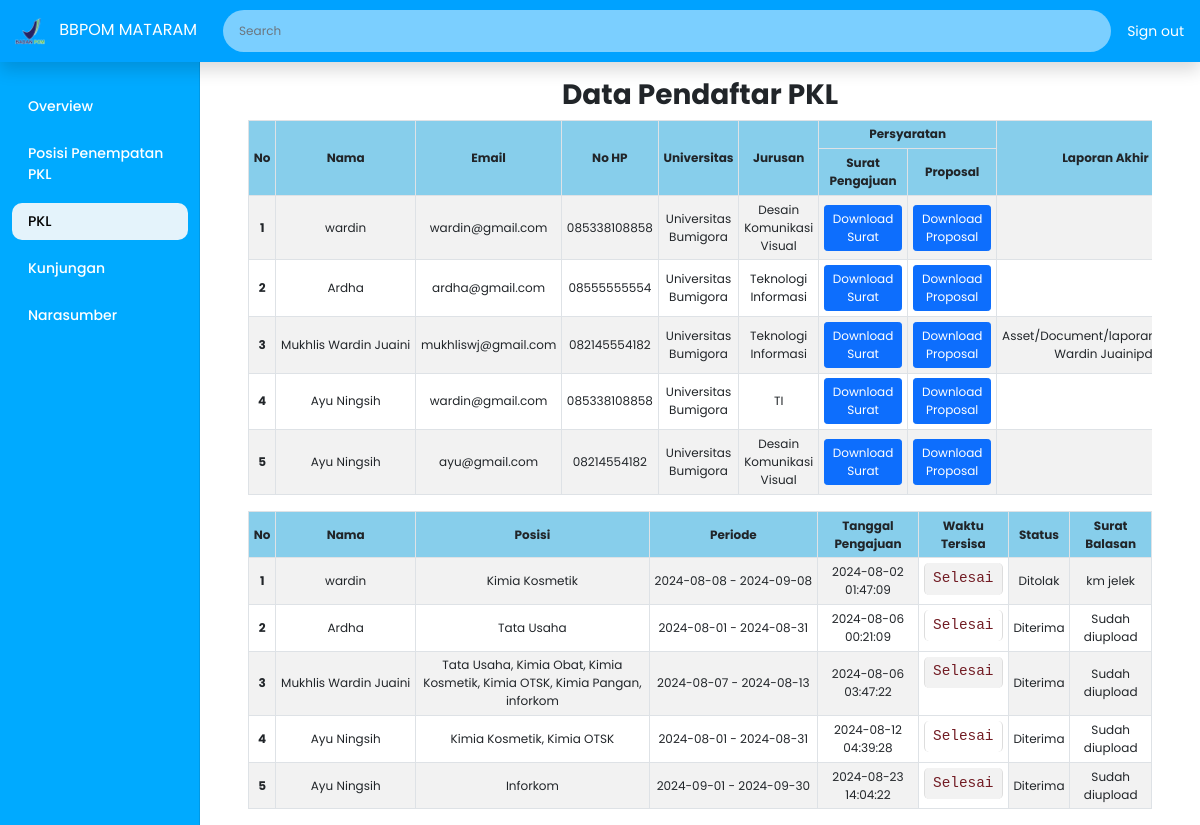
Page /admin_pkl1.php on the earlier database version.
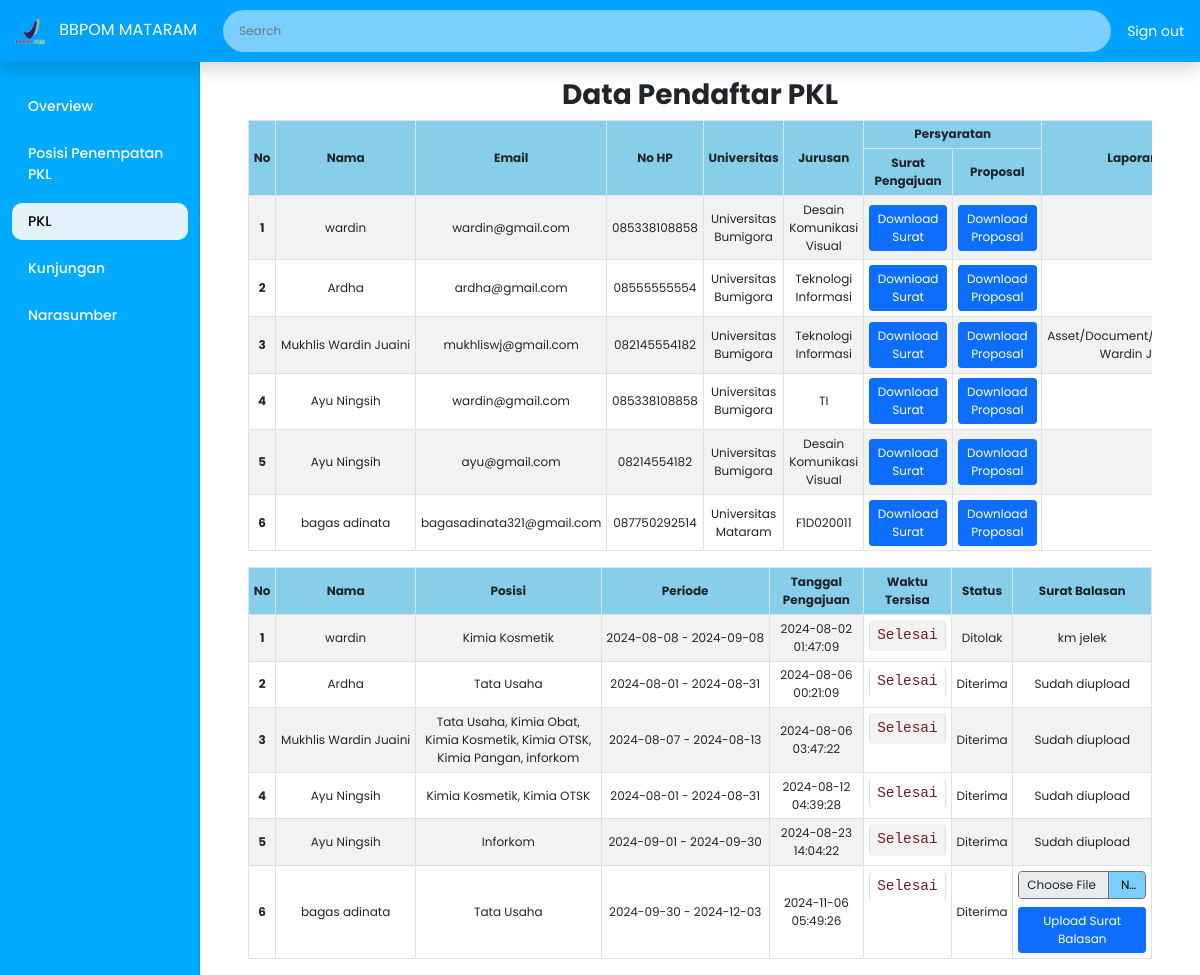
Same page on the later database version.
### tables this page shows
CREATE TABLE `pengajuan_pkl` (
  `id_pengajuan` int(11) NOT NULL,
  `nama` varchar(50) NOT NULL,
  `email` varchar(30) NOT NULL,
  `phone` varchar(20) NOT NULL,
  `university` varchar(35) NOT NULL,
  `department` varchar(50) NOT NULL,
  `posisi` varchar(100) NOT NULL,
  `periode` varchar(50) NOT NULL,
  `surat` varchar(70) NOT NULL,
  `proposal` varchar(70) NOT NULL,
  `status` varchar(30) NOT NULL,
  `surat_balasan` varchar(100) NOT NULL,
  `tanggal_pengajuan` timestamp NOT NULL DEFAULT current_timestamp(),
  `penempatan` varchar(50) NOT NULL,
  `laporan_akhir` text NOT NULL,
  `sertifikat` text NOT NULL,
  `nim` varchar(50) DEFAULT NULL
);

### admin_pkl1.php (the view, shortened to what the changed rows need)
<?php
include('koneksi.php');
$search = isset($_GET['search']) ? mysqli_real_escape_string($conn, $_GET['search']) : '';
$sql = "SELECT * FROM pengajuan_pkl WHERE
        nama LIKE '%$search%' OR
        email LIKE '%$search%' OR
        phone LIKE '%$search%' OR
        university LIKE '%$search%' OR
        department LIKE '%$search%' OR
        posisi LIKE '%$search%' OR
        periode LIKE '%$search%' OR
        status LIKE '%$search%'";
$result = mysqli_query($conn, $sql);
$sql2 = "SELECT * FROM pengajuan_pkl WHERE
        nama LIKE '%$search%' OR
        email LIKE '%$search%' OR
        phone LIKE '%$search%' OR
        university LIKE '%$search%' OR
        department LIKE '%$search%' OR
        posisi LIKE '%$search%' OR
        periode LIKE '%$search%' OR
        status LIKE '%$search%'";
$result2 = mysqli_query($conn, $sql2);
$no = 1;
$no2 = 1;
?>
<!DOCTYPE html>
<html lang="id">
<head>
    <link rel="stylesheet" href="https://cdn.jsdelivr.net/npm/sweetalert2@11/dist/sweetalert2.min.css">
    <link href="https://cdn.jsdelivr.net/npm/bootstrap@5.0.2/dist/css/bootstrap.min.css" rel="stylesheet"
>
    <link rel="stylesheet" href="Asset/CSS/custom2.css">
</head>
<body>
    <div class="container-fluid">
        <div class="row">
            <div class="col-md-9 ms-sm-auto col-lg-10 px-md-4 main-content">
                <div class="container mt-2">
                    <div class="table-responsive">
                        <table class="table table-bordered table-striped table-hover text-center">
                            <thead class="table" style="vertical-align: middle; background-color: skyblue;">
                                <tr>
                                    <th scope="col" rowspan="2">No</th>
                                    <th scope="col" rowspan="2">Nama</th>
                                    <th scope="col" rowspan="2">Email</th>
                                    <th scope="col" rowspan="2">No HP</th>
                                    <th scope="col" rowspan="2">Universitas</th>
                                    <th scope="col" rowspan="2">Jurusan</th>
                                    <th scope="col" colspan="2">Persyaratan</th>
                                    <th scope="col" rowspan="2">Laporan Akhir</th>
                                </tr>
                                <tr>
                                    <th scope="col">Surat Pengajuan</th>
                                    <th scope="col">Proposal</th>
                                </tr>
                            </thead>
                            <tbody id="tableBody">
                                <?php
                                while ($row = mysqli_fetch_assoc($result)) {
                                    $surat = $row['surat'] ? "<a href='{$row['surat']}' class='btn btn-primary btn-sm' download>Download Surat</a>" : "Belum upload";
                                    $proposal = $row['proposal'] ? "<a href='{$row['proposal']}' class='btn btn-primary btn-sm' download>Download Proposal</a>" : "Belum upload";
                                    echo "<tr>";
                                    echo "<th scope='row'>{$no}</th>";
                                    echo "<td class='text-nowrap'>{$row['nama']}</td>";
                                    echo "<td>{$row['email']}</td>";
                                    echo "<td>{$row['phone']}</td>";
                                    echo "<td>{$row['university']}</td>";
                                    echo "<td>{$row['department']}</td>";
                                    echo "<td>{$surat}</td>";
                                    echo "<td>{$proposal}</td>";
                                    echo "<td>{$row['laporan_akhir']}</td>";
                                    echo "</tr>";
                                    $no++;
                                }
                                ?>
                            </tbody>
                        </table>
                    </div>
                    <div class="table-responsive">
                        <table class="table table-bordered table-striped table-hover text-center">
                            <thead class="table" style="vertical-align: middle; background-color: skyblue">
                                <tr>
                                    <th scope="col" rowspan="2">No</th>
                                    <th scope="col" rowspan="2">Nama</th>
                                    <th scope="col" rowspan="2">Posisi</th>
                                    <th scope="col" rowspan="2">Periode</th>
                                    <th scope="col" rowspan="2">Tanggal Pengajuan</th>
                                    <th scope="col" rowspan="2">Waktu Tersisa</th>
                                    <th scope="col" rowspan="2">Status</th>
                                    <th scope="col" rowspan="2" colspan="2">Surat Balasan</th>
                                </tr>
                            </thead>
                            <tbody id="tableBody">
                                <?php
                                while ($row = mysqli_fetch_assoc($result2)) {
                                    $tanggal_pengajuan = new DateTime($row['tanggal_pengajuan']);
                                    $tanggal_kadaluarsa = $tanggal_pengajuan->modify('+2 days');
                                    $status = $row['status'] ? $row['status'] : "
<button type='button' class='btn btn-success btn-sm accept-btn' data-id='{$row['id_pengajuan']}'>Terima</button>
<button type='button' class='btn btn-danger btn-sm reject-btn' data-id='{$row['id_pengajuan']}'>Tolak</button>
";
                                    $suratBalasan = "";
                                    if ($row['status'] == 'Diterima') {
                                        if ($row['surat_balasan']) {
                                            $suratBalasan = "Sudah diupload";
                                        } else {
                                            $suratBalasan = "
                            <form action='upload_surat_balasan.php' method='post' enctype='multipart/form-data'>
                                <input type='hidden' name='id' value='{$row['id_pengajuan']}'>
                                <input type='file' name='surat_balasan' class='form-control' required>
                                <button type='submit' class='btn btn-primary btn-sm mt-2'>Upload Surat Balasan</button>
                            </form>";
                                        }
                                    } elseif ($row['status'] == 'Ditolak') {
                                        $suratBalasan = $row['surat_balasan'];
                                    }
                                    echo "<tr>";
                                    echo "<th scope='row'>{$no2}</th>";
                                    echo "<td class='text-nowrap'>{$row['nama']}</td>";
                                    echo "<td class='text-wrap'>{$row['posisi']}</td>";
                                    echo "<td class='text-nowrap'>{$row['periode']}</td>";
                                    echo "<td>{$row['tanggal_pengajuan']}</td>";
                                    if ($row['status'] == "" or $row['status'] == null) {
                                        echo "<td class='countdown-container' data-target='{$tanggal_kadaluarsa->format('Y-m-d H:i:s')}'>
        <div class='countdown-item'>
            <span class='hours'>00</span>
            <label>Jam</label>
        </div>
        <div class='countdown-item'>
            <span class='minutes'>00</span>
            <label>Menit</label>
        </div>
        <div class='countdown-item'>
            <span class='seconds'>00</span>
            <label>Detik</label>
        </div>
      </td>";
                                    } else {
                                        echo "<td class='countdown-container expired'> Selesai </td>";
                                    }
                                    echo "<td>{$status}</td>";
                                    echo "<td colspan='2'>{$suratBalasan}</td>";
                                    echo "</tr>";
                                    $no2++;
                                }
                                ?>
                            </tbody>
                        </table>
                    </div>
                </div>
            </div>
        </div>
</body>
</html>

Differences in the rows shown:
added pengajuan_pkl: nama "bagas adinata", email "bagasadinata321@gmail.com", phone "087750292514", university "Universitas Mataram", department "F1D020011", posisi "Tata Usaha", periode "2024-09-30 - 2024-12-03", tanggal_pengajuan "2024-11-06 05:49:26", shows "Selesai", status "Diterima"
